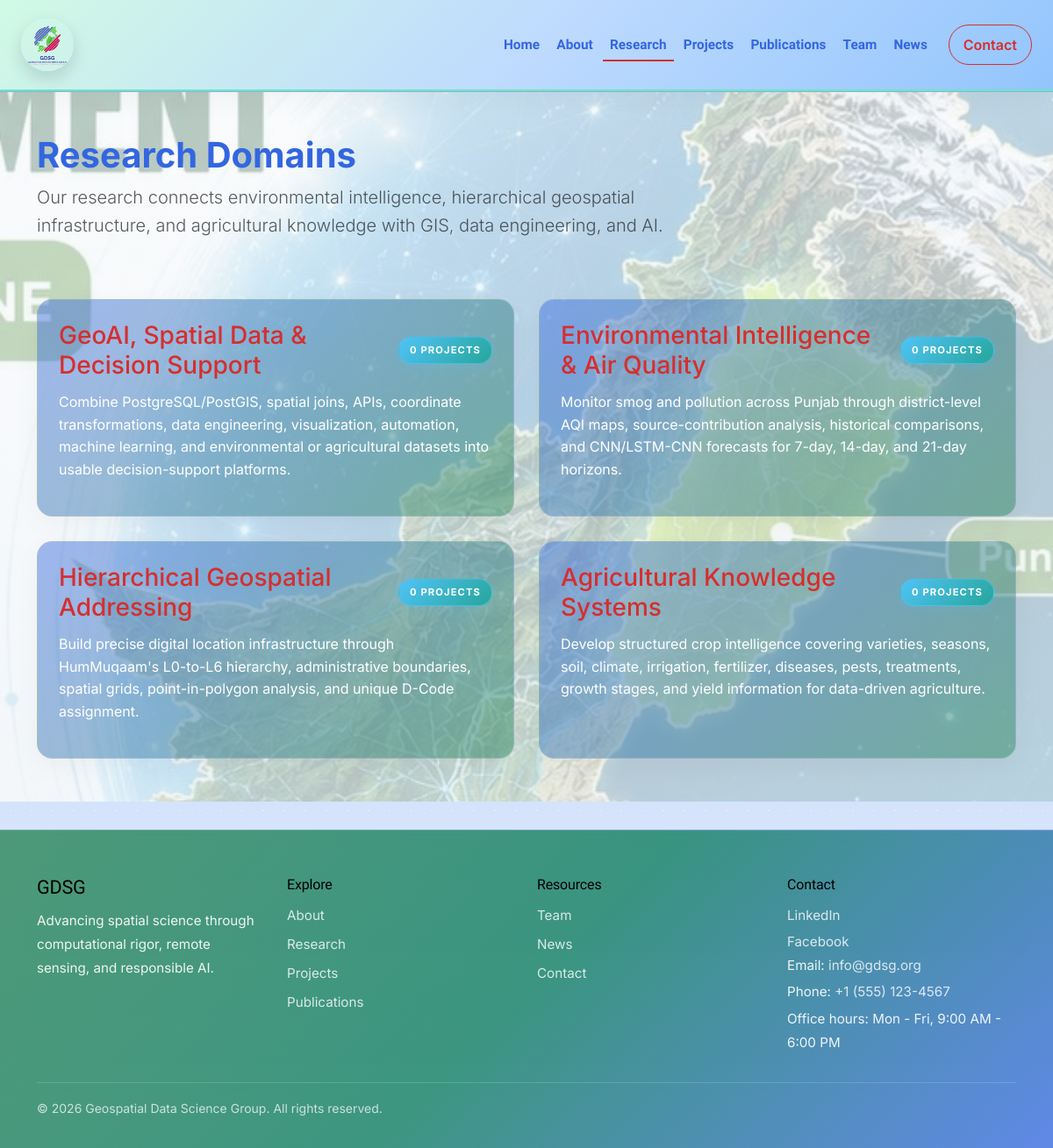
Page /research.php on the committed database.
### tables this page shows
CREATE TABLE IF NOT EXISTS research_areas (
    id INT AUTO_INCREMENT PRIMARY KEY,
    title VARCHAR(150) NOT NULL,
    slug VARCHAR(180) NOT NULL UNIQUE,
    summary TEXT,
    content TEXT,
    created_at TIMESTAMP DEFAULT CURRENT_TIMESTAMP,
    updated_at TIMESTAMP DEFAULT CURRENT_TIMESTAMP ON UPDATE CURRENT_TIMESTAMP
);

### includes/components.php (called while the page is built, shortened)
<?php
function get_research_areas_with_projects($pdo, $limit = 12) {
    try {
        $stmt = $pdo->prepare('
            SELECT
                ra.id,
                ra.title,
                ra.slug,
                ra.summary,
                ra.content,
                ra.created_at,
                COUNT(p.id) as project_count
            FROM research_areas ra
            LEFT JOIN projects p ON p.research_area_id = ra.id
            GROUP BY ra.id
            ORDER BY ra.created_at DESC
            LIMIT :limit
        ');
        $stmt->bindValue(':limit', (int)$limit, PDO::PARAM_INT);
        $stmt->execute();
        return $stmt->fetchAll(PDO::FETCH_ASSOC);
    } catch (Exception $e) {
        return [];
    }
}
?>

### research.php (the view, shortened to what this page needs)
<?php
require __DIR__ . '/includes/db.php';
require __DIR__ . '/includes/components.php';
require __DIR__ . '/includes/header.php';
?>
<section class="research-page py-5">
    <div class="container">
        <div class="row align-items-center gy-4">
            <div class="col-lg-8">
                <h1 class="display-6 fw-bold">Research Domains</h1>
                <p class="lead text-muted">Our research connects environmental intelligence, hierarchical geospatial infrastructure, and agricultural knowledge with GIS, data engineering, and AI.</p>
            </div>
        </div>
        <div class="row g-4 mt-4 stagger">
            <?php
            $areas = get_research_areas_with_projects($pdo, 12);
            if (!empty($areas)) {
                foreach ($areas as $a) {
                    ?>
                    <div class="col-lg-6">
                        <article class="card research-domain-card p-4 card-soft h-100 feature-card tilt-card">
                            <div class="research-domain-header">
                                <h3><?php echo htmlspecialchars($a['title']); ?></h3>
                                <a href="#research-projects" class="project-badge project-badge-link" data-research-id="<?php echo (int)$a['id']; ?>" data-research-title="<?php echo htmlspecialchars($a['title']); ?>" onclick="showProjectsForArea(event)">
                                    <?php echo (int)$a['project_count']; ?> <?php echo (int)$a['project_count'] === 1 ? 'Project' : 'Projects'; ?>
                                </a>
                            </div>
                            <p class="text-muted"><?php echo htmlspecialchars(mb_substr($a['summary'] ?? $a['content'], 0, 300)); ?></p>
                        </article>
                    </div>
                    <?php
                }
            }
            ?>
        </div>
    </div>
</section>
<?php include __DIR__ . '/includes/footer.php'; ?>

### assets/css/main.css (style rules this page uses)
:root { --color-primary: #3b82f6; --color-primary-container: #93c5fd; --color-secondary: #d52f2f; --color-secondary-container: #f7b6b6; --color-accent: #3366e0; --color-surface: #f9fbfd; --color-surface-low: #edf2f7; --color-surface-lowest: #ffffff; --color-surface-strong: #e4eef8; --color-surface-muted: #64707a; --color-on-primary: #ffffff; --color-on-surface: #17222a; --color-on-surface-muted: #5f6b76; --color-outline: #c8d7e7; --border-radius: 1rem; }
html { scroll-behavior: smooth; }
body { font-family: 'Inter', sans-serif; background-color: var(--color-primary); color: var(--color-on-surface); line-height: 1.6; }
h1, h2, h3, h4, h5, h6 { color: var(--color-accent); }
body.site-shell { position: relative; min-height: 100vh; }
body.site-shell::before { content: ''; position: fixed; inset: 0; background-image: radial-gradient(#e0e3e5 1px, transparent 1px); background-size: 24px 24px; opacity: 0.45; pointer-events: none; z-index: -2; }
body.site-shell::after { content: ''; position: fixed; inset: 0; background: linear-gradient(180deg, rgba(255,255,255,0.55) 0%, rgba(247,249,251,0.92) 100%); pointer-events: none; z-index: -1; }
a { color: var(--color-primary); text-decoration: none; }
.info-card, .project-card, .newsletter-card, .card-soft { border-radius: 1.1rem; border: 1px solid rgba(192, 201, 193, 0.35); background: rgba(255,255,255,0.9); box-shadow: 0 8px 30px rgba(0, 0, 0, 0.04); }
.card-soft { overflow: hidden; transition: transform 0.3s ease, box-shadow 0.3s ease, border-color 0.3s ease; }
.row.stagger { justify-content: center; }
.feature-card { transition: transform 0.3s ease, box-shadow 0.3s ease, border-color 0.3s ease; }
.research-philosophy-card, .about-principle-card, .about-detail-card, .research-domain-card { background: linear-gradient(135deg, rgba(51, 102, 224, 0.45) 0%, rgba(31, 127, 78, 0.45) 100%); }
.research-domain-card { display: flex; flex-direction: column; }
.research-domain-card h3 { color: var(--color-secondary); margin-bottom: 0; }
.research-domain-header { display: flex; align-items: center; justify-content: space-between; gap: 1rem; margin-bottom: 0.8rem; flex-wrap: wrap; }
.research-domain-header h3 { margin: 0; flex: 1; min-width: 200px; }
.project-badge { display: inline-block; font-size: 0.7rem; font-weight: 700; letter-spacing: 0.1em; text-transform: uppercase; color: #ffffff; padding: 0.35rem 0.75rem; background: linear-gradient(135deg, #4fc3f7 0%, #26a69a 100%); border-radius: 999px; border: 1.5px solid rgba(79, 195, 247, 0.6); box-shadow: 0 4px 12px rgba(79, 195, 247, 0.2); white-space: nowrap; }
.project-badge-link { cursor: pointer; transition: all 0.3s ease; }
.research-domain-card p { color: #ffffff !important; flex: 1; margin-bottom: 1rem; }
.research-page { position: relative; background-image: linear-gradient(rgba(249, 251, 253, 0.72), rgba(237, 242, 247, 0.78)), url('../images/World_environment_day_GDSG_Post.jpg'); background-size: 185% auto; background-position: 78% 52%; background-attachment: fixed; }
@media (min-width: 992px) { .row.g-4 { --bs-gutter-x: 1.75rem; --bs-gutter-y: 1.75rem; } }
:root { --shadow-soft: 0 8px 30px rgba(23, 34, 42, 0.06); --shadow-lift: 0 18px 42px rgba(23, 34, 42, 0.12); --ease-depth: cubic-bezier(0.16, 0.84, 0.44, 1); --reveal-distance: 32px; --reveal-duration: 0.8s; }
.reveal { opacity: 0; transform: translateY(var(--reveal-distance)); transition: opacity var(--reveal-duration) var(--ease-depth), transform var(--reveal-duration) var(--ease-depth); will-change: opacity, transform; }
.reveal.is-visible { opacity: 1; transform: none; }
.stagger > * { transition-delay: calc(var(--stagger-index, 0) * 90ms); }
.tilt-card { transform-style: preserve-3d; transition: transform 0.35s var(--ease-depth), box-shadow 0.35s ease; will-change: transform; }
@media (hover: none) { .tilt-card { transform: none !important; } }

### rows in the picture
research_areas: title "GeoAI, Spatial Data & Decision Support", project_count "0", summary "Combine PostgreSQL/PostGIS, spatial joins, APIs, coordinate transformations, data engineering, visualization, automation, machine learning, and environmental or agricultural datasets into usable decision-support platforms."
research_areas: title "Environmental Intelligence & Air Quality", project_count "0", summary "Monitor smog and pollution across Punjab through district-level AQI maps, source-contribution analysis, historical comparisons, and CNN/LSTM-CNN forecasts for 7-day, 14-day, and 21-day horizons."
research_areas: title "Hierarchical Geospatial Addressing", project_count "0", summary "Build precise digital location infrastructure through HumMuqaam's L0-to-L6 hierarchy, administrative boundaries, spatial grids, point-in-polygon analysis, and unique D-Code assignment."
research_areas: title "Agricultural Knowledge Systems", project_count "0", summary "Develop structured crop intelligence covering varieties, seasons, soil, climate, irrigation, fertilizer, diseases, pests, treatments, growth stages, and yield information for data-driven agriculture."
